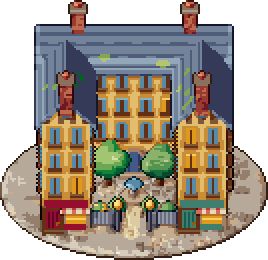
#> input picture ios/BuyHouse/Resources/png/house_complex.png, 134 x 130 px (shown 2 times larger)
$ python inspect_sheets.py ../../ios/BuyHouse/Resources/png/house_complex.png ../../ios/BuyHouse/Resources/png/house_estate.png 5
#> lines starting #> are read from the running program, lines starting #| are printed output that depends on the picture
import sys, os
from PIL import Image

def zoom(src, out_prefix, scale=4, max_side=1800):
#> called with scale = 5, max_side = 1800
    im = Image.open(src).convert('RGBA')
#> im is the input picture: PIL image 134x130 RGBA; mean R, G, B, A 97.3, 87.7, 74.9, 185.9
    w, h = im.size
#> w = 134; h = 130
    print(f'{os.path.basename(src)}: {w}x{h}')
#| house_complex.png: 134x130
    big = im.resize((w*scale, h*scale), Image.NEAREST)
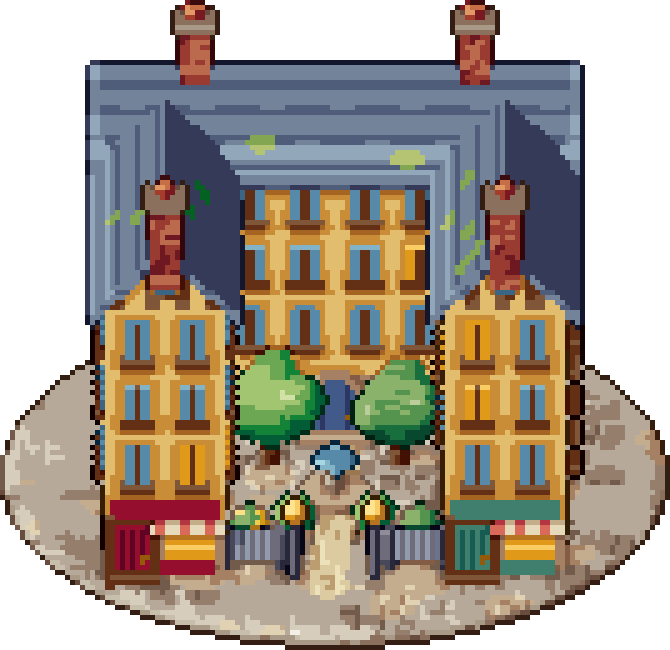
#> big: PIL image 670x650 RGBA; mean R, G, B, A 97.3, 87.7, 74.9, 185.9; transparent parts drawn white
    # 切成若干竖条，便于逐块查看
    n = max(1, (big.width + max_side - 1) // max_side)
#> n = 1
    step = (big.width + n - 1) // n
#> step = 670
    for i in range(n):
        box = (i*step, 0, min((i+1)*step, big.width), big.height)
        part = big.crop(box)
        # 棋盘底，便于看透明区
        bg = Image.new('RGBA', part.size, (40, 40, 40, 255))
        for y in range(0, part.height, 16):
            for x in range(0, part.width, 16):
                if (x//16 + y//16) % 2 == 0:
                    bg.paste((70, 70, 70, 255), (x, y, x+16, y+16))
        bg.alpha_composite(part)
        out = f'{out_prefix}_{i}.png'
        bg.convert('RGB').save(out)
        print('  ->', out, bg.size)
#> this loop made 1 pass
#> pass 1, in zoom, `bg.convert('RGB').save(out)`:
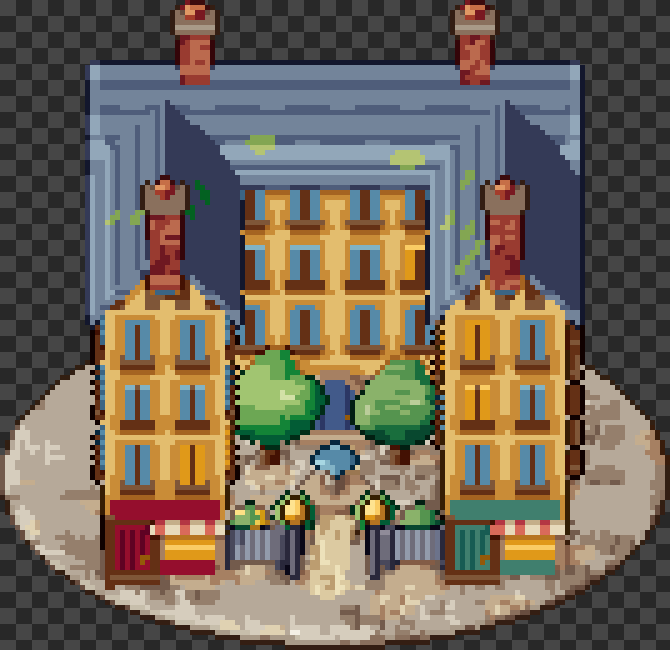
#> saved as house_estate.png_0.png: PIL image 670x650 RGB; mean R, G, B 112.2, 102.6, 89.8

if __name__ == '__main__':
    zoom(sys.argv[1], sys.argv[2], int(sys.argv[3]) if len(sys.argv) > 3 else 4)

$ run again, on ios/BuyHouse/Resources/png/house_lakevilla.png
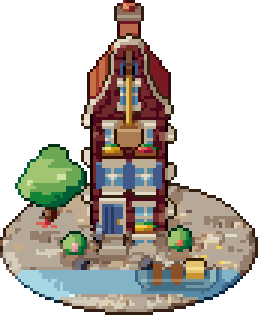
#> input picture ios/BuyHouse/Resources/png/house_lakevilla.png, 86 x 105 px (shown 3 times larger)
#> in zoom, im is the input picture: PIL image 86x105 RGBA; mean R, G, B, A 68.3, 63.4, 56, 131.7
#| house_lakevilla.png: 86x105
#> in zoom, `big = im.resize((w*scale, h*scale), Image.NEAREST)`:
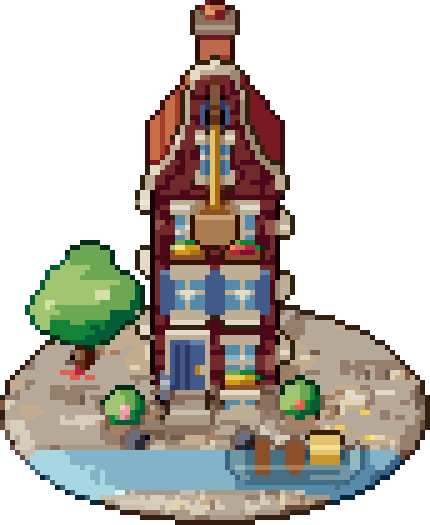
#> big: PIL image 430x525 RGBA; mean R, G, B, A 68.3, 63.4, 56, 131.7; transparent parts drawn white
#> the loop in zoom, `for i in range(n):` made 1 pass
#> pass 1, in zoom, `bg.convert('RGB').save(out)`:
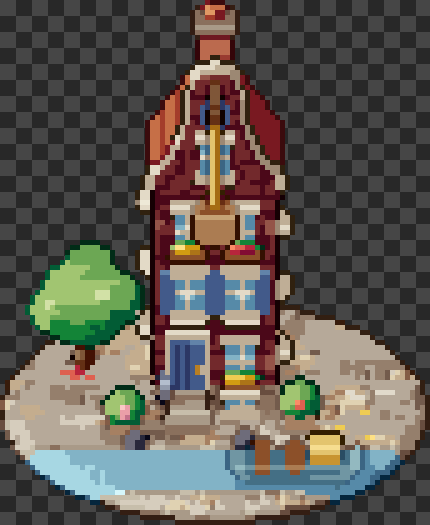
#> saved as house_lakevilla.png_0.png: PIL image 430x525 RGB; mean R, G, B 94.8, 90, 82.6

$ run again, on ios/BuyHouse/Resources/png/house_luxury.png
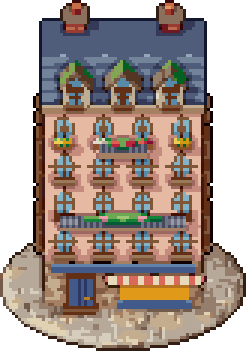
#> input picture ios/BuyHouse/Resources/png/house_luxury.png, 82 x 117 px (shown 3 times larger)
#> in zoom, im is the input picture: PIL image 82x117 RGBA; mean R, G, B, A 98.8, 84.7, 77.3, 185.4
#| house_luxury.png: 82x117
#> in zoom, `big = im.resize((w*scale, h*scale), Image.NEAREST)`:
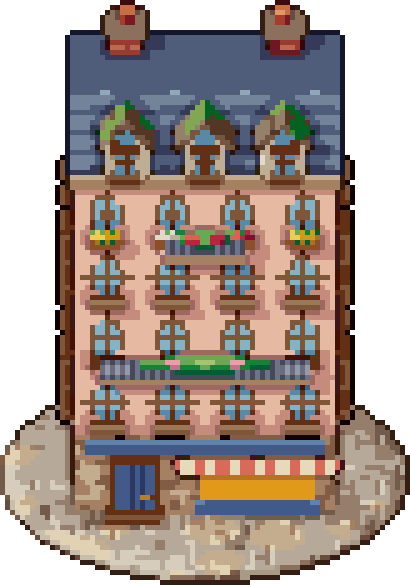
#> big: PIL image 410x585 RGBA; mean R, G, B, A 98.8, 84.7, 77.3, 185.4; transparent parts drawn white
#> the loop in zoom, `for i in range(n):` made 1 pass
#> pass 1, in zoom, `bg.convert('RGB').save(out)`:
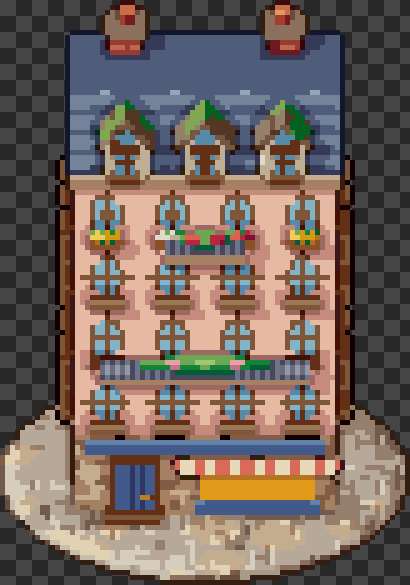
#> saved as house_luxury.png_0.png: PIL image 410x585 RGB; mean R, G, B 113.8, 99.8, 92.3
